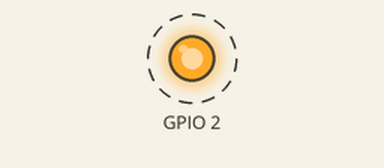
Bench run of a program on a simulated Raspberry Pi (BCM pin numbers). Shown: output pins drawn as LEDs (lit = HIGH). Dashed ring = blinking. What the program prints to the terminal is not drawn.

Above: at 0.5 s.
Timing chart, 0 to 4.6 s (numbered marks = the images above):
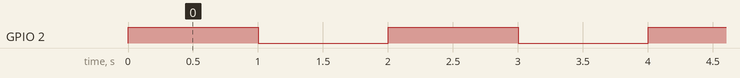

The program:

LED.py
```python
import RPi.GPIO as GPIO
import time
try:
	while True:
		GPIO.setmode(GPIO.BCM)
		GPIO.setup(2, GPIO.OUT)
		GPIO.output(2, 1)
		print ("LED on")
		time.sleep(1)
		GPIO.output(2, 0)
		print ("LED off")
		time.sleep(1)
except KeyboardInterrupt:
	GPIO.cleanup()
```

Measured:
- by itself, GPIO 2: alternates HIGH for 1.0 s and LOW for 1.0 s
